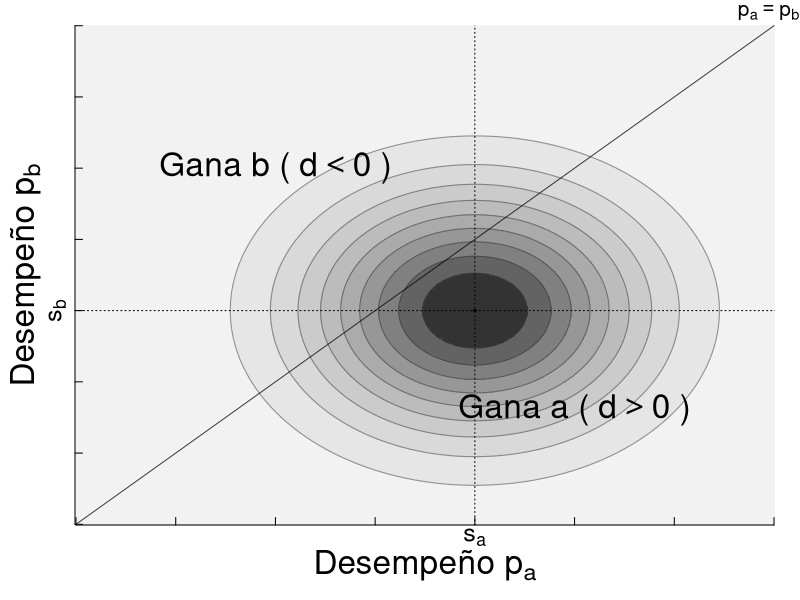

Recreate this plot in R.
###########################################
# Header
oldpar <- par(no.readonly = TRUE)
oldwd <- getwd()
this.dir <- dirname(parent.frame(2)$ofile)
nombre.R <-  sys.frame(1)$ofile
require(tools)
nombre <- print(file_path_sans_ext(nombre.R))
pdf(paste0(nombre,".pdf"))
setwd(this.dir)
#setwd("~/gaming/materias/inferencia_bayesiana/trabajoFinal/imagenes")
#####################################

par(mar=c(3.75,3.75,1.25,1.25))

beta <- 1500/6.125 # == 2000/7
s_1 <- 1750
s_2 <- 1500

p_grilla <- seq(min(s_1,s_2)-750,max(s_1,s_2)+750,by=5)

rendimiento_conjunto <- function(p_1,p_2=p_1,s_1=1750,s_2=1500,beta=2000/7){
  dnorm(p_1,s_1,beta)*dnorm(p_2,s_2,beta)
}

m <- outer(p_grilla,p_grilla,rendimiento_conjunto)
levels <- seq(min(m),max(m),length.out = 11)
image(p_grilla,p_grilla,m,col=rev(gray.colors(10,start=0.2,end=0.95)),breaks = levels,useRaster=T,
      ylab="",xlab="",axes=F)
contour(p_grilla,p_grilla,m,drawlabels=F,levels = levels,add = T,col=rev(gray.colors(11,start=0,end=0.6)),lwd=1.1)
mtext(text=expression("Desempeño"~p[b]) ,side =2 ,line=1.5,cex=2)
mtext(text =expression("Desempeño"~p[a]) ,side =1 ,line=2,cex=2)
abline(v=1750,lty=3)
abline(h=1500,lty=3)
#lines(c(0,1)*(s_2+s_2-500),c(1,0)*(s_2+s_2-500))
lines(c(0,1)*(s_2+s_2-500),c(0,1)*(s_2+s_2-500),col=rgb(0,0,0,0.75))
text(s_2-250,s_1+250,expression("Gana b ("~d<0~")"),cex=2)
text(s_1+250,s_2-350,expression("Gana a ("~d>0~")"),cex=2)
mtext(expression(p[a]==p[b]~" "), side=3, line=0, at=2500,cex=1.25)
axis_at <- seq(min(s_1,s_2)-750,max(s_1,s_2)+750,by=250)
axis(side=2, at=axis_at, labels=NA,cex.axis=0.6,tck=0.015)
axis(side=1, at=axis_at, labels=NA,cex.axis=0.6,tck=0.015)
axis(lwd=0,side=1, at=s_1,labels=expression(s[a]),las=0,cex.axis=1.5,line=-0.75)
axis(lwd=0,side=2, at=s_2,labels=expression(s[b]),las=0,cex.axis=1.5,line=-0.75)


#######################################
# end 
dev.off()
setwd(oldwd)
par(oldpar, new=F)
#########################################
